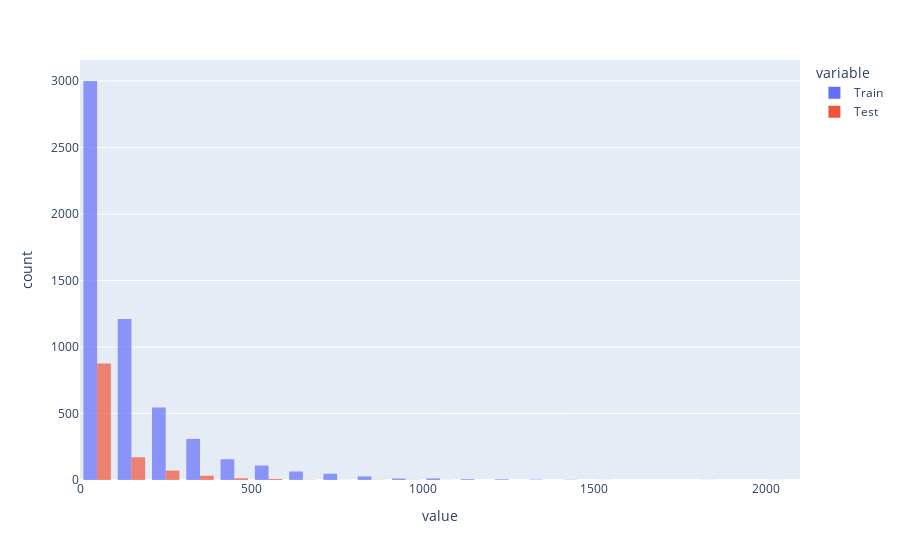

The cell this chart's notebook holds for it:
### Code cell
# Majority of visualization functions have 2 versions: customizable matplotlib version and interactive plotly version.
# To use it, just add _px to the function name. Let's use plot_hist_px, a plotly counterpart of plot_hist.
# Arguments are similar to plot_hist, but the figure is interactive.

fig_px, stats_px = plot_hist_px(
    data=[train_user_interactions, test_user_interactions],
    col="item_id",
    log=False,                  # log-transform for skewed data
    labels=["Train", "Test"],
    nbins=30,                  # number of proposed histogram bins (the ploty may contain less)
    barmode="group",           # overlay bars for comparison (plotly kwarg)
    opacity=0.7
)

# Display interactive plot
fig_px.show()

stats_px

### Figure 1 — Plotly figure (JSON) as saved in the notebook; plotly's stock layout.template omitted (floating-point values rounded to 4 significant figures; data arrays with more than 128 entries replaced by an {"elided": "..."} marker saying what was removed)
{"data": [{"alignmentgroup": "True", "bingroup": "x", "hovertemplate": "variable=Train<br>value=%{x}<br>count=%{y}<extra></extra>", "legendgroup": "Train", "marker": {"color": "#636efa", "opacity": 0.7, "pattern": {"shape": ""}}, "name": "Train", "nbinsx": 30, "offsetgroup": "Train", "orientation": "v", "showlegend": true, "type": "histogram", "x": {"elided": "5603 float values"}, "xaxis": "x", "yaxis": "y"}, {"alignmentgroup": "True", "bingroup": "x", "hovertemplate": "variable=Test<br>value=%{x}<br>count=%{y}<extra></extra>", "legendgroup": "Test", "marker": {"color": "#EF553B", "opacity": 0.7, "pattern": {"shape": ""}}, "name": "Test", "nbinsx": 30, "offsetgroup": "Test", "orientation": "v", "showlegend": true, "type": "histogram", "x": {"elided": "5603 float values"}, "xaxis": "x", "yaxis": "y"}], "layout": {"barmode": "group", "legend": {"title": {"text": "variable"}, "tracegroupgap": 0}, "margin": {"t": 60}, "xaxis": {"anchor": "y", "domain": [0, 1], "title": {"text": "value"}}, "yaxis": {"anchor": "x", "domain": [0, 1], "title": {"text": "count"}}}}
